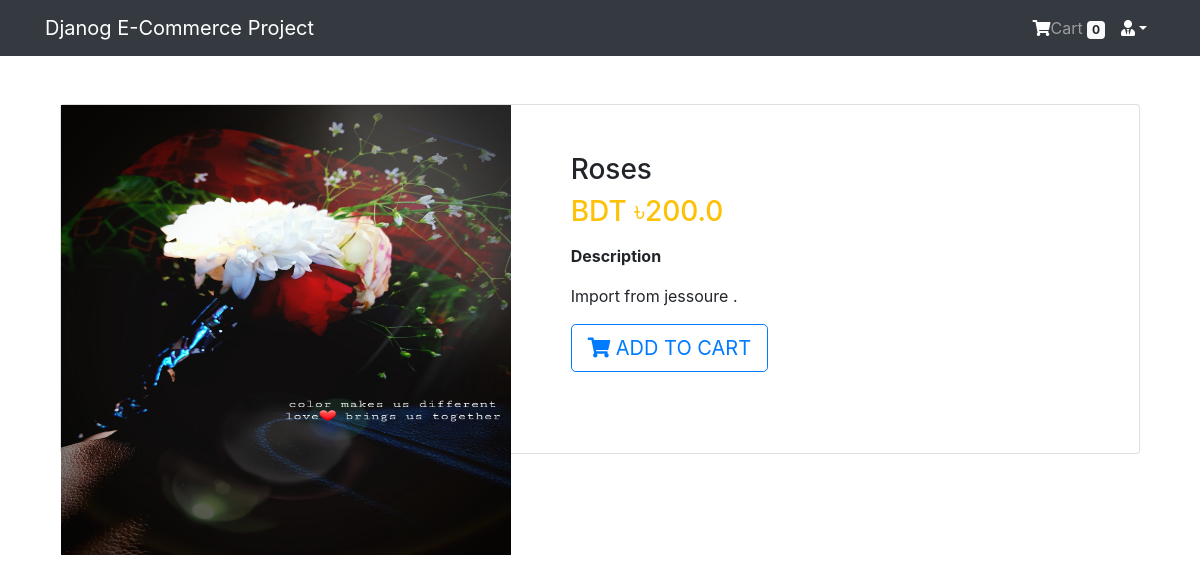
The page /product/3 (signed in) on the database its author committed.
### App_Login/models.py (models this page shows, shortened)
class User(AbstractBaseUser, PermissionsMixin):
    email = models.EmailField(unique=True, null=False)
    is_staff = models.BooleanField(
        ugettext_lazy('staff status'),
        default=False,
        help_text=ugettext_lazy(
            'Designates whether the user can log in this site')
    )
    is_active = models.BooleanField(
        ugettext_lazy('active'),
        default=True,
        help_text=ugettext_lazy(
            'Designates whether this user should be treated as active. Unselect this instead of deleting accounts')
    )
    USERNAME_FIELD = 'email'
    objects = MyUserManager()

### App_Shop/models.py (models this page shows, shortened)
class Product(models.Model):
    mainimage = models.ImageField(upload_to='Products')
    name = models.CharField(max_length=264)
    category = models.ForeignKey(Category, on_delete=models.CASCADE, related_name='category')
    preview_text = models.TextField(max_length=200, verbose_name='Preview Text')
    detail_text = models.TextField(max_length=1000, verbose_name='Description')
    price = models.FloatField()
    old_price = models.FloatField(default=0.0)
    created = models.DateTimeField(auto_now_add=True)
    class Meta:
        ordering = ['-created',]

### App_Shop/views.py (the view)
# urls.py: path('product/<pk>',views.ProductDetail.as_view(), name="product_detail"),
class ProductDetail(LoginRequiredMixin, DetailView):
    model = Product
    template_name = 'App_Shop/product_detail.html'

### App_Order/templatetags/cart_tag.py (called while the page is built)
@register.filter
def cart_total(user):
    order = Order.objects.filter(user=user, ordered=False)
    if order.exists():
        return order[0].orderitems.count()
    else:
        return 0

### templates/App_Shop/product_detail.html
{% extends 'base.html' %}
{% block body_block %}
<div class="container my-5">
  <div class="card">
    <div class="row">
      <aside class="col-sm-5 border-right">
        <article class="gallery-wrap">
          <div class="img-big-wrap">
            <div>
              <a href="#"><img src="/media/{{object.mainimage}}" style="width:450px"></a>
            </div>
          </div>
        </article>
      </aside>
      <aside class="col-sm-7">
        <article class="card-body p-5">
          <h3 class="title mp-3">{{object.name}}</h3>
          <p class="price-detail-wrap">
            <span class="price h3 text-warning">
              <span class="currency">BDT &#2547;</span><span class="num">{{object.price}}</span>
            </span>
          </p>
          <dl class="item-property">
            <dt>Description</dt>
            <dd>
              <p>{{object.detail_text|linebreaks}}</p>
            </dd>
          </dl>
          <a href="{% url 'App_Order:add' pk=object.pk %}" class="btn btn-lg btn-outline-primary text-uppercase"> <i class="fas fa-shopping-cart"></i> Add to Cart</a>
        </article>
      </aside>
    </div>
  </div>
</div>
{% endblock %}

### templates/navbar.html (shortened to what this page needs)
{% load cart_tag %}
<nav class="navbar navbar-expand-sm navbar-dark bg-dark">
  <div class="container">
    <a href="{% url 'App_Shop:home'%}" class="navbar-brand">Djanog E-Commerce Project</a>
  <div class="collapse navbar-collapse" id="navbarNav">
    <ul class="navbar-nav ml-auto">
      {% if request.user.is_authenticated %}
        <li class="nav-item text-light">
          <a href="{% url 'App_Order:cart' %}" class="nav-link">
        <i style="color:white" class="fa fa-shopping-cart"></i>Cart
        <span class="badge badge-light">{{request.user|cart_total}}</span>
      </a>
      </li>
      <li class="nav-item dropdown">
        <a style="color:white" class="nav-link dropdown-toggle" href="#" id="navbarDropdown" role="button" data-toggle="dropdown" aria-haspopup="true" aria-expanded="false"><i class="fas fa-user-tie"></i>{{request.user.profile.username}}</a>
      </li>
      {% else %}
      <li class='nav-item'>
        <a href="{% url 'App_Login:login'%}" class="btn btn-primary">Login</a>
      </li>
      {% endif %}
    </ul>
  </div>
  </div>
</nav>

### static/css/main.css (style rules this page uses)
.gallery-wrap .img-big-wrap img { height:450px; width:auto; display: inline-block; cursor:zoom-in; }

### templates/base.html (style rules this page uses)
.card { height: 350px; }

### rows shown on the page
User: user|cart_total "0"
Product: mainimage (picture), name "Roses", price "200.0", detail_text "Import from jessoure ."
